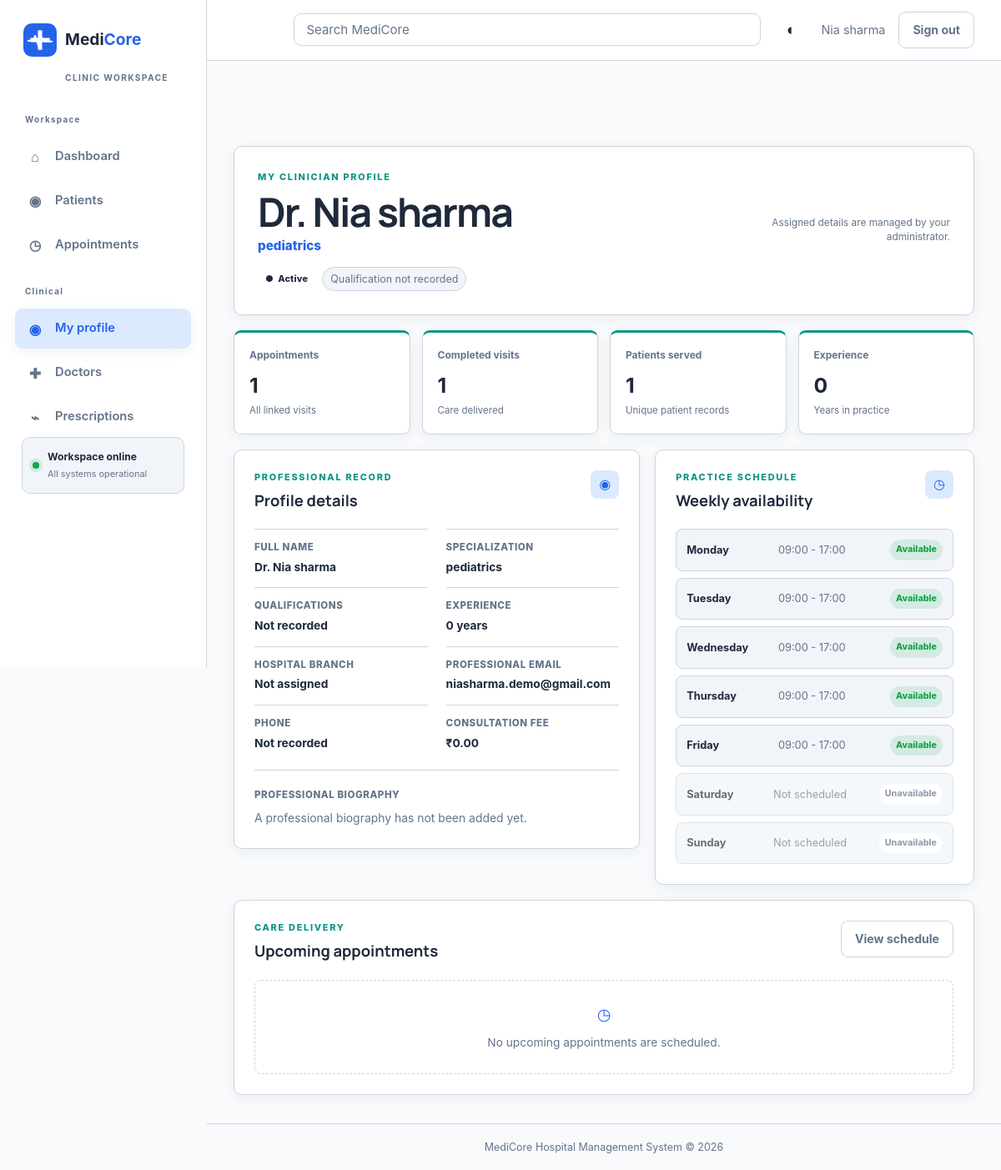
Screenshot of /doctors/me (signed in) with the database file from the repository.
### app/models.py (models this page shows, shortened)
class User(UserMixin, db.Model):
    id = db.Column(db.Integer, primary_key=True)
    full_name = db.Column(db.String(120), nullable=False)
    username = db.Column(db.String(80), unique=True, nullable=False, index=True)
    email = db.Column(db.String(120), unique=True, nullable=False, index=True)
    password_hash = db.Column(db.String(255), nullable=False)
    role = db.Column(db.String(20), nullable=False, default="receptionist")
    is_active = db.Column(db.Boolean, nullable=False, default=True)
    failed_login_count = db.Column(db.Integer, nullable=False, default=0)
    locked_until = db.Column(db.DateTime)
    last_login_at = db.Column(db.DateTime)
    created_at = db.Column(db.DateTime, nullable=False, default=datetime.utcnow)

class Doctor(db.Model):
    id = db.Column(db.Integer, primary_key=True)
    user_id = db.Column(db.Integer, db.ForeignKey("user.id"), nullable=True)
    full_name = db.Column(db.String(120), nullable=False)
    specialization = db.Column(db.String(100), nullable=False)
    qualification = db.Column(db.String(120))
    phone = db.Column(db.String(10))
    email = db.Column(db.String(120))
    years_experience = db.Column(db.Integer)
    hospital_branch = db.Column(db.String(120))
    consultation_fee = db.Column(db.Numeric(10, 2), nullable=False, default=Decimal("0.00"))
    available_days = db.Column(db.String(40), default="Mon,Tue,Wed,Thu,Fri")
    available_from = db.Column(db.Time)
    available_to = db.Column(db.Time)
    status = db.Column(db.String(20), nullable=False, default="active")
    photo_url = db.Column(db.String(500))
    bio = db.Column(db.Text)
    user = db.relationship("User", backref="doctor_profile")
    def works_on(self, weekday_name):
        days = {day.strip().title()[:3] for day in (self.available_days or "").split(",") if day.strip()}
        return weekday_name[:3].title() in days

### app/routes/doctors.py (the view)
@doctors_bp.route("/me")
@login_required
@role_required("doctor")
def personal_profile():
    doctor = signed_in_doctor()
    if not doctor:
        flash("Your clinician profile is not linked to this account. Contact an administrator.", "error")
        return redirect(url_for("main.dashboard"))
    appointments = sorted(
        doctor.appointments,
        key=lambda appointment: (appointment.appointment_date, appointment.appointment_time),
    )
    upcoming = [appointment for appointment in appointments if appointment.status == "scheduled"][:5]
    return render_template(
        "doctors/personal.html",
        doctor=doctor,
        days=DAYS,
        upcoming=upcoming,
        appointment_count=len(appointments),
        completed_count=sum(appointment.status == "completed" for appointment in appointments),
        patient_count=len({appointment.patient_id for appointment in appointments}),
    )

### app/__init__.py (called while the page is built)
@login_manager.user_loader
def load_user(user_id):
    from app.models import User
    return db.session.get(User, int(user_id))

### app/routes/doctors.py (called while the page is built)
def signed_in_doctor():
    return Doctor.query.filter_by(user_id=current_user.id).first()

### app/utils.py (called while the page is built)
def role_required(*roles):
    def decorator(view):
        @wraps(view)
        def wrapped(*args, **kwargs):
            if not current_user.is_authenticated or current_user.role not in roles or current_user.role not in ROLE_PERMISSIONS:
                abort(403)
            return view(*args, **kwargs)
        return wrapped
    return decorator

### app/templates/doctors/personal.html (shortened to what this page needs)
{% extends 'base.html' %}
{% block content %}
<section class="personal-profile-hero">
  <div class="personal-profile-main">
    <div>
      <p class="eyebrow">My clinician profile</p>
      <h1>{{ doctor.full_name }}</h1>
      <p class="personal-profile-specialty">{{ doctor.specialization }}</p>
      <div class="chip-row">
        <span class="status-pill status-{{ doctor.status }}"><span aria-hidden="true">●</span>{{ doctor.status|replace('_', ' ')|title }}</span>
        <span class="chip">{{ doctor.qualification or 'Qualification not recorded' }}</span>
      </div>
    </div>
  </div>
  <div class="personal-profile-actions">
    <span class="personal-profile-note">Assigned details are managed by your administrator.</span>
  </div>
</section>
<section class="personal-metric-grid" aria-label="Practice overview">
  <article><span>Appointments</span><strong>{{ appointment_count }}</strong><small>All linked visits</small></article>
  <article><span>Completed visits</span><strong>{{ completed_count }}</strong><small>Care delivered</small></article>
  <article><span>Patients served</span><strong>{{ patient_count }}</strong><small>Unique patient records</small></article>
  <article><span>Experience</span><strong>{{ doctor.years_experience or 0 }}</strong><small>Years in practice</small></article>
</section>
<div class="personal-profile-layout">
  <section class="personal-card personal-details-card">
    <div class="personal-card-heading"><div><p class="eyebrow">Professional record</p><h2>Profile details</h2></div><span class="personal-heading-mark" aria-hidden="true">◉</span></div>
    <dl class="personal-detail-list">
      <div><dt>Full name</dt><dd>{{ doctor.full_name }}</dd></div>
      <div><dt>Specialization</dt><dd>{{ doctor.specialization }}</dd></div>
      <div><dt>Qualifications</dt><dd>{{ doctor.qualification or 'Not recorded' }}</dd></div>
      <div><dt>Experience</dt><dd>{{ doctor.years_experience or 0 }} years</dd></div>
      <div><dt>Hospital branch</dt><dd>{{ doctor.hospital_branch or 'Not assigned' }}</dd></div>
      <div><dt>Professional email</dt><dd>{{ doctor.email or 'Not recorded' }}</dd></div>
      <div><dt>Phone</dt><dd>{{ doctor.phone or 'Not recorded' }}</dd></div>
      <div><dt>Consultation fee</dt><dd>₹{{ '%.2f'|format(doctor.consultation_fee) }}</dd></div>
    </dl>
    <div class="personal-bio"><span>Professional biography</span><p>{{ doctor.bio or 'A professional biography has not been added yet.' }}</p></div>
  </section>
  <section class="personal-card personal-availability-card">
    <div class="personal-card-heading"><div><p class="eyebrow">Practice schedule</p><h2>Weekly availability</h2></div><span class="personal-heading-mark" aria-hidden="true">◷</span></div>
    <div class="personal-availability-list">
      {% for key, short, label in days %}
      <div class="personal-availability-day {% if doctor.works_on(short) %}is-available{% else %}is-unavailable{% endif %}">
        <strong>{{ label }}</strong>
        {% if doctor.works_on(short) %}<span>{{ doctor.available_from.strftime('%H:%M') if doctor.available_from else 'Hours pending' }} - {{ doctor.available_to.strftime('%H:%M') if doctor.available_to else 'Hours pending' }}</span><em>Available</em>{% else %}<span>Not scheduled</span><em>Unavailable</em>{% endif %}
      </div>
      {% endfor %}
    </div>
  </section>
</div>
<section class="personal-card personal-appointments-card">
  <div class="personal-card-heading"><div><p class="eyebrow">Care delivery</p><h2>Upcoming appointments</h2></div><a class="button button-quiet" href="{{ url_for('appointments.list_appointments') }}">View schedule</a></div>
  {% if upcoming %}<div class="personal-appointment-list">{% for appointment in upcoming %}<article><div><strong>{{ appointment.appointment_date.strftime('%d %b %Y') }} · {{ appointment.appointment_time.strftime('%H:%M') }}</strong><span>{{ appointment.patient.full_name }} · {{ appointment.reason or 'Clinical visit' }}</span></div><span class="status-pill status-scheduled">Scheduled</span></article>{% endfor %}</div>{% else %}<div class="personal-empty-state"><span aria-hidden="true">◷</span><p>No upcoming appointments are scheduled.</p></div>{% endif %}
</section>
{% endblock %}

### app/templates/partials/_user_menu.html
{% if current_user.is_authenticated %}
  <span class="user-greeting">{{ current_user.full_name }}</span>
  <form method="post" action="{{ url_for('auth.logout') }}"><input type="hidden" name="csrf_token" value="{{ csrf_token() }}"><button class="button button-quiet" type="submit">Sign out</button></form>
{% endif %}

### rows the page displays
User: full_name "Nia sharma"
Doctor: full_name "Dr. Nia sharma", specialization "pediatrics", status "Active", qualification "Qualification not recorded", years_experience "0", qualification "Not recorded", hospital_branch "Not assigned", email "niasharma.demo@gmail.com", phone "Not recorded", consultation_fee "0.00", bio "A professional biography has not been added yet.", available_from "09:00" "09:00" "09:00" "09:00" "09:00", available_to "17:00" "17:00" "17:00" "17:00" "17:00"

### other values shown
{{ appointment_count }} "1"
{{ completed_count }} "1"
{{ patient_count }} "1"
{{ label }} "Monday" "Tuesday" "Wednesday" "Thursday" "Friday" "Saturday" "Sunday"
{{ APP_NAME }} "MediCore"
